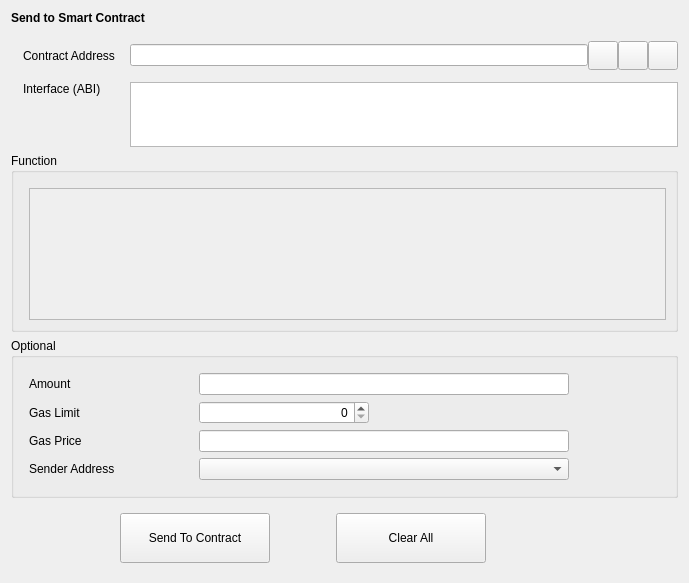
<?xml version="1.0" encoding="UTF-8"?>
<ui version="4.0">
 <class>SendToContract</class>
 <widget class="QWidget" name="SendToContract">
  <property name="geometry">
   <rect>
    <x>0</x>
    <y>0</y>
    <width>689</width>
    <height>583</height>
   </rect>
  </property>
  <property name="windowTitle">
   <string>Form</string>
  </property>
  <layout class="QVBoxLayout" name="verticalLayout">
   <item>
    <widget class="QStackedWidget" name="stackedWidget">
     <property name="currentIndex">
      <number>0</number>
     </property>
     <widget class="QWidget" name="sendContractPage">
      <layout class="QVBoxLayout" name="verticalLayout_4">
       <property name="leftMargin">
        <number>0</number>
       </property>
       <property name="topMargin">
        <number>0</number>
       </property>
       <property name="rightMargin">
        <number>0</number>
       </property>
       <property name="bottomMargin">
        <number>0</number>
       </property>
       <item>
        <widget class="QLabel" name="labelTitle">
         <property name="font">
          <font>
           <weight>75</weight>
           <bold>true</bold>
          </font>
         </property>
         <property name="text">
          <string>Send to Smart Contract</string>
         </property>
        </widget>
       </item>
       <item>
        <spacer name="verticalSpacer_4">
         <property name="orientation">
          <enum>Qt::Vertical</enum>
         </property>
         <property name="sizeType">
          <enum>QSizePolicy::Fixed</enum>
         </property>
         <property name="sizeHint" stdset="0">
          <size>
           <width>20</width>
           <height>10</height>
          </size>
         </property>
        </spacer>
       </item>
       <item>
        <layout class="QGridLayout" name="gridLayout">
         <property name="leftMargin">
          <number>12</number>
         </property>
         <property name="horizontalSpacing">
          <number>15</number>
         </property>
         <property name="verticalSpacing">
          <number>12</number>
         </property>
         <item row="0" column="0">
          <widget class="QLabel" name="labelContractAddress">
           <property name="text">
            <string>Contract Address</string>
           </property>
          </widget>
         </item>
         <item row="1" column="2">
          <widget class="QValidatedTextEdit" name="textEditInterface">
           <property name="sizePolicy">
            <sizepolicy hsizetype="Expanding" vsizetype="Fixed">
             <horstretch>0</horstretch>
             <verstretch>0</verstretch>
            </sizepolicy>
           </property>
           <property name="maximumSize">
            <size>
             <width>16777215</width>
             <height>65</height>
            </size>
           </property>
           <property name="horizontalScrollBarPolicy">
            <enum>Qt::ScrollBarAlwaysOff</enum>
           </property>
          </widget>
         </item>
         <item row="1" column="0" alignment="Qt::AlignTop">
          <widget class="QLabel" name="labelInterface">
           <property name="text">
            <string>Interface (ABI)</string>
           </property>
          </widget>
         </item>
         <item row="0" column="2">
          <layout class="QHBoxLayout" name="horizontalLayout_2">
           <item>
            <widget class="QValidatedLineEdit" name="lineEditContractAddress"/>
           </item>
           <item>
            <widget class="QToolButton" name="loadInfoButton">
             <property name="toolTip">
              <string>Choose from contract book page</string>
             </property>
             <property name="text">
              <string/>
             </property>
             <property name="iconSize">
              <size>
               <width>22</width>
               <height>22</height>
              </size>
             </property>
            </widget>
           </item>
           <item>
            <widget class="QToolButton" name="pasteAddressButton">
             <property name="toolTip">
              <string>Paste contract address from clipboard</string>
             </property>
             <property name="text">
              <string/>
             </property>
             <property name="iconSize">
              <size>
               <width>22</width>
               <height>22</height>
              </size>
             </property>
            </widget>
           </item>
           <item>
            <widget class="QToolButton" name="saveInfoButton">
             <property name="toolTip">
              <string>Save contract info</string>
             </property>
             <property name="text">
              <string/>
             </property>
             <property name="iconSize">
              <size>
               <width>22</width>
               <height>22</height>
              </size>
             </property>
            </widget>
           </item>
          </layout>
         </item>
        </layout>
       </item>
       <item>
        <widget class="QGroupBox" name="groupBoxFunction">
         <property name="title">
          <string>Function</string>
         </property>
         <layout class="QVBoxLayout" name="verticalLayout_3">
          <property name="leftMargin">
           <number>15</number>
          </property>
          <property name="topMargin">
           <number>15</number>
          </property>
          <property name="bottomMargin">
           <number>9</number>
          </property>
          <item>
           <widget class="QScrollArea" name="scrollAreaFunction">
            <property name="widgetResizable">
             <bool>true</bool>
            </property>
            <widget class="QWidget" name="scrollAreaWidgetContents">
             <property name="geometry">
              <rect>
               <x>0</x>
               <y>0</y>
               <width>639</width>
               <height>124</height>
              </rect>
             </property>
            </widget>
           </widget>
          </item>
         </layout>
        </widget>
       </item>
       <item>
        <widget class="QGroupBox" name="groupBoxOptional">
         <property name="title">
          <string>Optional</string>
         </property>
         <layout class="QGridLayout" name="gridLayout_2">
          <property name="leftMargin">
           <number>15</number>
          </property>
          <property name="topMargin">
           <number>15</number>
          </property>
          <property name="horizontalSpacing">
           <number>10</number>
          </property>
          <property name="verticalSpacing">
           <number>6</number>
          </property>
          <item row="1" column="1">
           <widget class="QSpinBox" name="lineEditGasLimit">
            <property name="maximumSize">
             <size>
              <width>170</width>
              <height>16777215</height>
             </size>
            </property>
            <property name="alignment">
             <set>Qt::AlignRight|Qt::AlignTrailing|Qt::AlignVCenter</set>
            </property>
           </widget>
          </item>
          <item row="2" column="1">
           <widget class="BitcoinAmountField" name="lineEditGasPrice"/>
          </item>
          <item row="3" column="0">
           <widget class="QLabel" name="labelSenderAddress">
            <property name="sizePolicy">
             <sizepolicy hsizetype="Fixed" vsizetype="Preferred">
              <horstretch>0</horstretch>
              <verstretch>0</verstretch>
             </sizepolicy>
            </property>
            <property name="minimumSize">
             <size>
              <width>160</width>
              <height>0</height>
             </size>
            </property>
            <property name="text">
             <string>Sender Address</string>
            </property>
           </widget>
          </item>
          <item row="1" column="0">
           <widget class="QLabel" name="labelGasLimit">
            <property name="sizePolicy">
             <sizepolicy hsizetype="Fixed" vsizetype="Preferred">
              <horstretch>0</horstretch>
              <verstretch>0</verstretch>
             </sizepolicy>
            </property>
            <property name="minimumSize">
             <size>
              <width>160</width>
              <height>0</height>
             </size>
            </property>
            <property name="text">
             <string>Gas Limit</string>
            </property>
           </widget>
          </item>
          <item row="3" column="1">
           <widget class="AddressField" name="lineEditSenderAddress">
            <property name="minimumSize">
             <size>
              <width>370</width>
              <height>0</height>
             </size>
            </property>
            <property name="maximumSize">
             <size>
              <width>370</width>
              <height>16777215</height>
             </size>
            </property>
           </widget>
          </item>
          <item row="2" column="0">
           <widget class="QLabel" name="labelGasPrice">
            <property name="sizePolicy">
             <sizepolicy hsizetype="Fixed" vsizetype="Preferred">
              <horstretch>0</horstretch>
              <verstretch>0</verstretch>
             </sizepolicy>
            </property>
            <property name="minimumSize">
             <size>
              <width>160</width>
              <height>0</height>
             </size>
            </property>
            <property name="text">
             <string>Gas Price</string>
            </property>
           </widget>
          </item>
          <item row="0" column="1">
           <widget class="BitcoinAmountField" name="lineEditAmount"/>
          </item>
          <item row="0" column="0">
           <widget class="QLabel" name="labelAmount">
            <property name="sizePolicy">
             <sizepolicy hsizetype="Fixed" vsizetype="Preferred">
              <horstretch>0</horstretch>
              <verstretch>0</verstretch>
             </sizepolicy>
            </property>
            <property name="minimumSize">
             <size>
              <width>160</width>
              <height>0</height>
             </size>
            </property>
            <property name="text">
             <string>Amount</string>
            </property>
           </widget>
          </item>
          <item row="0" column="2" rowspan="5">
           <spacer name="horizontalSpacer_4">
            <property name="orientation">
             <enum>Qt::Horizontal</enum>
            </property>
            <property name="sizeHint" stdset="0">
             <size>
              <width>0</width>
              <height>20</height>
             </size>
            </property>
           </spacer>
          </item>
         </layout>
        </widget>
       </item>
      </layout>
     </widget>
    </widget>
   </item>
   <item>
    <layout class="QHBoxLayout" name="horizontalLayout">
     <property name="leftMargin">
      <number>9</number>
     </property>
     <property name="topMargin">
      <number>9</number>
     </property>
     <property name="rightMargin">
      <number>9</number>
     </property>
     <property name="bottomMargin">
      <number>9</number>
     </property>
     <item>
      <spacer name="horizontalSpacer">
       <property name="orientation">
        <enum>Qt::Horizontal</enum>
       </property>
       <property name="sizeType">
        <enum>QSizePolicy::Fixed</enum>
       </property>
       <property name="sizeHint" stdset="0">
        <size>
         <width>100</width>
         <height>20</height>
        </size>
       </property>
      </spacer>
     </item>
     <item>
      <widget class="QPushButton" name="pushButtonSendToContract">
       <property name="minimumSize">
        <size>
         <width>150</width>
         <height>50</height>
        </size>
       </property>
       <property name="text">
        <string>Send To Contract</string>
       </property>
      </widget>
     </item>
     <item>
      <spacer name="horizontalSpacer_3">
       <property name="orientation">
        <enum>Qt::Horizontal</enum>
       </property>
       <property name="sizeType">
        <enum>QSizePolicy::Fixed</enum>
       </property>
       <property name="sizeHint" stdset="0">
        <size>
         <width>60</width>
         <height>20</height>
        </size>
       </property>
      </spacer>
     </item>
     <item>
      <widget class="QPushButton" name="pushButtonClearAll">
       <property name="minimumSize">
        <size>
         <width>150</width>
         <height>50</height>
        </size>
       </property>
       <property name="text">
        <string>Clear All</string>
       </property>
      </widget>
     </item>
     <item>
      <spacer name="horizontalSpacer_2">
       <property name="orientation">
        <enum>Qt::Horizontal</enum>
       </property>
       <property name="sizeHint" stdset="0">
        <size>
         <width>40</width>
         <height>20</height>
        </size>
       </property>
      </spacer>
     </item>
    </layout>
   </item>
  </layout>
 </widget>
 <customwidgets>
  <customwidget>
   <class>QValidatedLineEdit</class>
   <extends>QLineEdit</extends>
   <header>qvalidatedlineedit.h</header>
  </customwidget>
  <customwidget>
   <class>QValidatedTextEdit</class>
   <extends>QTextEdit</extends>
   <header>qvalidatedtextedit.h</header>
  </customwidget>
  <customwidget>
   <class>AddressField</class>
   <extends>QComboBox</extends>
   <header>addressfield.h</header>
  </customwidget>
  <customwidget>
   <class>BitcoinAmountField</class>
   <extends>QLineEdit</extends>
   <header>bitcoinamountfield.h</header>
   <container>1</container>
  </customwidget>
 </customwidgets>
 <resources/>
 <connections/>
</ui>
